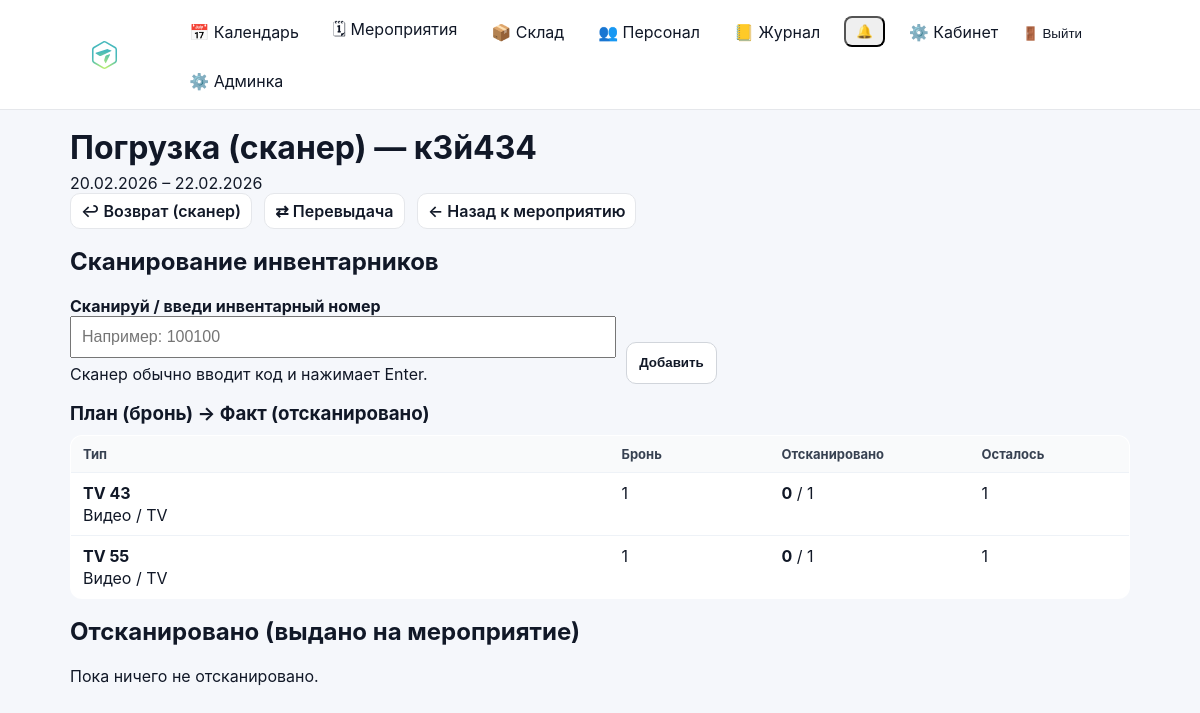
/events/67/stock/load/ (signed in), run on the app's committed database.
### events/models.py (models this page shows, shortened)
class Event(models.Model):
    class Meta:
        permissions = [
            ("edit_event_card", "Can edit event card (dates/status/etc)"),
            ("edit_event_equipment", "Can edit event equipment (own/rented)"),
        ]
    STATUS_DRAFT = "draft"
    STATUS_CONFIRMED = "confirmed"
    STATUS_CANCELLED = "cancelled"
    STATUS_CLOSED = "closed"
    STATUS_CHOICES = (
        (STATUS_DRAFT, "Черновик"),
        (STATUS_CONFIRMED, "Подтверждено"),
        (STATUS_CANCELLED, "Отменено"),
        (STATUS_CLOSED, "Закрыто"),
    )
    name = models.CharField(max_length=200)
    start_date = models.DateField()
    end_date = models.DateField(blank=True, null=True)
    client = models.CharField(max_length=200, blank=True)
    location = models.CharField(max_length=200, blank=True)
    responsible = models.ForeignKey(
        User,
        on_delete=models.SET_NULL,
        null=True,
        related_name="events",
    )
    s_engineer = models.ForeignKey(
        User,
        on_delete=models.SET_NULL,
        null=True,
        blank=True,
        related_name="senior_events",
    )
    engineers = models.ManyToManyField(
        User,
        blank=True,
        related_name="engineer_events",
    )
    notes = models.TextField(blank=True, default="")
    is_deleted = models.BooleanField(default=False)
    deleted_at = models.DateTimeField(null=True, blank=True)
    status = models.CharField(
        max_length=20,
        choices=STATUS_CHOICES,
        default=STATUS_DRAFT,
    )
    created_at = models.DateTimeField(auto_now_add=True)

class EventStockReservation(models.Model):
    event = models.ForeignKey(Event, on_delete=models.CASCADE, related_name="stock_reservations")
    equipment_type = models.ForeignKey(StockEquipmentType, on_delete=models.PROTECT, related_name="event_reservations")
    quantity = models.PositiveIntegerField(default=1)
    created_at = models.DateTimeField(auto_now_add=True)
    created_by = models.ForeignKey(
        User,
        on_delete=models.SET_NULL,
        null=True,
        blank=True,
        related_name="created_stock_reservations",
    )
    class Meta:
        unique_together = ("event", "equipment_type")
        ordering = ["equipment_type__category__name", "equipment_type__subcategory__name", "equipment_type__name", "id"]

### inventory/models.py (models this page shows, shortened)
class StockEquipmentType(models.Model):
    name = models.CharField(max_length=255)
    category = models.ForeignKey(StockCategory, on_delete=models.PROTECT)
    subcategory = models.ForeignKey(
        StockSubcategory,
        on_delete=models.PROTECT,
        null=True,
        blank=True
    )
    power_w = models.PositiveIntegerField(
        null=True,
        blank=True,
        verbose_name="Потребляемая мощность (Вт)"
    )
    dimensions_mm = models.CharField(
        max_length=100,
        null=True,
        blank=True,
        verbose_name="Габариты (мм)"
    )
    weight_kg = models.DecimalField(
        max_digits=6,
        decimal_places=2,
        null=True,
        blank=True,
        verbose_name="Вес (кг)"
    )
    name = models.CharField(max_length=200)
    description = models.TextField(blank=True)
    weight_kg = models.DecimalField(max_digits=8, decimal_places=3, null=True, blank=True)
    width_mm = models.PositiveIntegerField(null=True, blank=True)
    height_mm = models.PositiveIntegerField(null=True, blank=True)
    depth_mm = models.PositiveIntegerField(null=True, blank=True)
    power_watt = models.PositiveIntegerField(null=True, blank=True)
    is_active = models.BooleanField(default=True)
    created_at = models.DateTimeField(auto_now_add=True)
    class Meta:
        verbose_name = "Тип оборудования склада"
        verbose_name_plural = "Типы оборудования склада"
        unique_together = ("category", "subcategory", "name")
        ordering = ["category__name", "subcategory__name", "name", "id"]

class StockCategory(models.Model):
    name = models.CharField(max_length=100, unique=True)
    class Meta:
        verbose_name = "Категория склада"
        verbose_name_plural = "Категории склада"
        ordering = ["name", "id"]

class StockSubcategory(models.Model):
    category = models.ForeignKey(StockCategory, on_delete=models.PROTECT, related_name="subcategories")
    name = models.CharField(max_length=100)
    class Meta:
        verbose_name = "Подкатегория склада"
        verbose_name_plural = "Подкатегории склада"
        unique_together = ("category", "name")
        ordering = ["category__name", "name", "id"]

### events/views.py (the view, shortened to what this page needs)
# urls.py: path("events/<int:event_id>/stock/load/", views.event_stock_load_view, name="event_stock_load"),
@login_required
def event_stock_load_view(request: HttpRequest, event_id: int) -> HttpResponse:
    event = get_object_or_404(Event, id=event_id, is_deleted=False)
    if not can_edit_event_equipment(request.user):
        return HttpResponseForbidden("Недостаточно прав")
    reservations = (
        EventStockReservation.objects.filter(event=event)
        .select_related("equipment_type", "equipment_type__category", "equipment_type__subcategory")
        .order_by("equipment_type__category__name", "equipment_type__subcategory__name", "equipment_type__name")
    )
    issued_qs = (
        EventStockIssue.objects.filter(event=event, returned_at__isnull=True)
        .select_related("item", "item__equipment_type", "item__equipment_type__category", "item__equipment_type__subcategory")
        .order_by("-issued_at", "-id")
    )
    issued_counts: dict[int, int] = defaultdict(int)
    for iss in issued_qs:
        issued_counts[iss.item.equipment_type_id] += 1
    rows = []
    for r in reservations:
        issued = issued_counts.get(r.equipment_type_id, 0)
        rows.append({
            "reservation": r,
            "issued": issued,
            "remaining": max(0, r.quantity - issued),
        })
    return render(
        request,
        "events/event_stock_load.html",
        {
            "event": event,
            "rows": rows,
            "issued_items": issued_qs,
        },
    )

### accounts/context_processors.py (called while the page is built)
def authz_flags(request):
    user = getattr(request, "user", None)
    return {
        "can_manage_staff": can_manage_staff(user),
        "can_edit_event_card": can_edit_event_card(user),
        "can_edit_event_equipment": can_edit_event_equipment(user),
        "can_edit_inventory": can_edit_inventory(user),
        "can_view_stock": can_view_stock(user),
    }

### accounts/permissions.py (called while the page is built)
def _ok(user) -> bool:
    return bool(user and user.is_authenticated)

def is_super(user) -> bool:
    return bool(_ok(user) and getattr(user, "is_superuser", False))

def can_manage_staff(user) -> bool:
    return is_super(user) or (_ok(user) and user.has_perm("accounts.manage_staff"))

def can_edit_inventory(user) -> bool:
    return is_super(user) or (_ok(user) and user.has_perm("inventory.manage_inventory"))

def can_view_stock(user) -> bool:
    return is_super(user) or (_ok(user) and (user.has_perm("inventory.manage_inventory") or user.has_perm("events.edit_event_card")))

def can_edit_event_card(user) -> bool:
    return is_super(user) or (_ok(user) and user.has_perm("events.edit_event_card"))

def can_edit_event_equipment(user) -> bool:
    return is_super(user) or (_ok(user) and user.has_perm("events.edit_event_equipment"))

### events/templates/events/event_stock_load.html (shortened to what this page needs)
{% extends "base.html" %}
{% block content %}
<div class="page-head">
  <div>
    <h1 style="margin:0;">Погрузка (сканер) — {{ event.name }}</h1>
    <div class="muted" style="margin-top:6px;">
      {% if event.start_date == event.end_date %}
        {{ event.start_date|date:"d.m.Y" }}
      {% else %}
        {{ event.start_date|date:"d.m.Y" }} – {{ event.end_date|date:"d.m.Y" }}
      {% endif %}
    </div>
  </div>
  <div class="page-actions">
    <a class="btn-secondary" href="{% url 'event_stock_return' event.id %}">↩ Возврат (сканер)</a>
    <a class="btn-secondary" href="{% url 'event_stock_transfer' event.id %}">⇄ Перевыдача</a>
    <a class="btn-secondary" href="{% url 'event_detail' event.id %}">← Назад к мероприятию</a>
  </div>
</div>
<div class="card" style="margin-top:18px;">
  <h2 style="margin-top:0;">Сканирование инвентарников</h2>
  <form method="post" style="display:flex; gap:10px; align-items:flex-end; flex-wrap:wrap;">
    <div style="min-width:320px;">
      <label class="muted" for="code"><strong>Сканируй / введи инвентарный номер</strong></label>
      <input id="code" name="code" type="text" autocomplete="off" placeholder="Например: 100100" style="width:100%; padding:10px; font-size:16px;">
      <div class="muted" style="margin-top:6px;">Сканер обычно вводит код и нажимает Enter.</div>
    </div>
    <button class="btn" type="submit" style="height:42px;">Добавить</button>
  </form>
  <h3 style="margin:0;">План (бронь) → Факт (отсканировано)</h3>
  {% if rows %}
    <table class="list-table" style="margin-top:10px;">
      <thead>
        <tr>
          <th>Тип</th>
          <th style="width:160px;">Бронь</th>
          <th style="width:200px;">Отсканировано</th>
          <th style="width:160px;">Осталось</th>
        </tr>
      </thead>
      <tbody>
        {% for r in rows %}
          <tr>
            <td>
              <div><strong>{{ r.reservation.equipment_type.name }}</strong></div>
              <div class="muted" style="margin-top:2px;">
                {{ r.reservation.equipment_type.category.name }}
                {% if r.reservation.equipment_type.subcategory %} / {{ r.reservation.equipment_type.subcategory.name }}{% endif %}
              </div>
            </td>
            <td>{{ r.reservation.quantity }}</td>
            <td><strong>{{ r.issued }}</strong> / {{ r.reservation.quantity }}</td>
            <td>
              {% if r.remaining == 0 %}
                ✅
              {% else %}
                {{ r.remaining }}
              {% endif %}
            </td>
          </tr>
        {% endfor %}
      </tbody>
    </table>
  {% else %}
    <div class="muted" style="margin-top:10px;">Сначала сделай бронь по типам на мероприятие.</div>
  {% endif %}
</div>
<div class="card" style="margin-top:18px;">
  <h2 style="margin-top:0;">Отсканировано (выдано на мероприятие)</h2>
  {% if issued_items %}
    <table class="list-table">
      <thead>
        <tr>
          <th style="width:170px;">Инвентарник</th>
          <th>Тип</th>
          <th style="width:180px;">Время</th>
          <th style="width:140px;">Действия</th>
        </tr>
      </thead>
      <tbody>
        {% for iss in issued_items %}
          <tr>
            <td><strong>{{ iss.item.inventory_number }}</strong></td>
            <td>
              {{ iss.item.equipment_type.name }}
              <div class="muted" style="margin-top:2px;">
                {{ iss.item.equipment_type.category.name }}
                {% if iss.item.equipment_type.subcategory %} / {{ iss.item.equipment_type.subcategory.name }}{% endif %}
              </div>
            </td>
            <td>{{ iss.issued_at|date:"d.m.Y H:i" }}</td>
            <td>
              <form method="post" action="{% url 'event_stock_issue_delete' event.id iss.id %}" style="display:inline;">
                {% csrf_token %}
                <button class="btn-secondary" type="submit">Убрать</button>
              </form>
            </td>
          </tr>
        {% endfor %}
      </tbody>
    </table>
  {% else %}
    <div class="muted">Пока ничего не отсканировано.</div>
  {% endif %}
</div>
{% endblock %}

### static/css/base.css (style rules this page uses)
* { box-sizing: border-box; }
html, body { height: 100%; }
body { margin: 0; font-family: -apple-system, BlinkMacSystemFont, "Segoe UI", Roboto, Arial, sans-serif; background: #f5f7fb; color: #111827; }
a { color: inherit; text-decoration: none; }
.btn { display: inline-flex; align-items: center; gap: 8px; padding: 8px 12px; border-radius: 10px; border: 1px solid #d1d5db; background: #ffffff; color: #111827; font-weight: 700; cursor: pointer; text-decoration: none; transition: transform 160ms ease, box-shadow 160ms ease, background 160ms ease, border-color 160ms ease; }
.btn-secondary { display: inline-flex; align-items: center; padding: 7px 10px; border-radius: 10px; border: 1px solid #e5e7eb; background: #ffffff; color: #111827; font-weight: 600; text-decoration: none; margin-right: 8px; transition: transform 160ms ease, box-shadow 160ms ease, background 160ms ease; }
.list-table { width: 100%; border-collapse: collapse; background: #ffffff; border: 1px solid #e5e7eb; border-radius: 12px; overflow: hidden; }
.list-table th, .list-table td { padding: 10px 12px; border-bottom: 1px solid #eef2f7; text-align: left; vertical-align: top; }
.list-table th { background: #f9fafb; font-size: 13px; color: #374151; }
.list-table tr:last-child td { border-bottom: 0; }

### data on the page
Event: name "к3й434", start_date "20.02.2026", end_date "22.02.2026"
EventStockReservation: reservation.equipment_type.name "TV 43", reservation.equipment_type.category.name "Видео", reservation.equipment_type.subcategory.name "TV", reservation.quantity "1", issued "0", remaining "1"
EventStockReservation: reservation.equipment_type.name "TV 55", reservation.equipment_type.category.name "Видео", reservation.equipment_type.subcategory.name "TV", reservation.quantity "1", issued "0", remaining "1"
